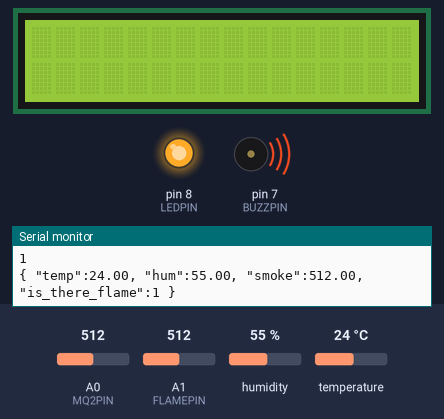
This sketch was run on a simulated Arduino Uno, built with avr-gcc and run on an emulated ATmega328P. Parts: 16×2 character LCD, output pins drawn as LEDs (lit = HIGH), buzzer (waves = sounding, pin HIGH), the last lines printed to the serial monitor. The test bench sets the inputs (shaded band); at power-on: A0 (MQ2PIN) = 512, A1 (FLAMEPIN) = 512, humidity 55 %, temperature 24 °C.

Above: at 2.0 s.
2.1 s: A0 (MQ2PIN) set to 413
5.9 s: A0 (MQ2PIN) set to 388
At 8.5 s:
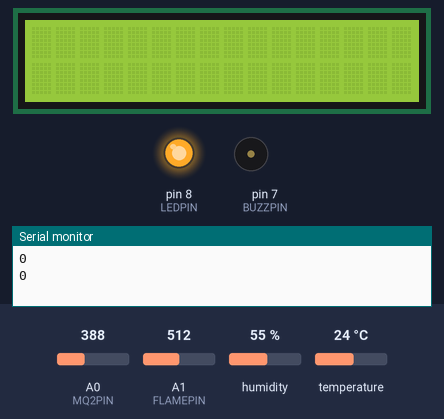
9.7 s: A0 (MQ2PIN) set to 410
At 13.3 s:
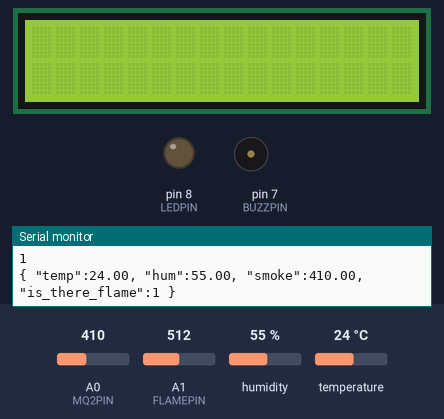
Timing chart, 0 to 20.0 s (numbered marks = the images above; inputs shaded):
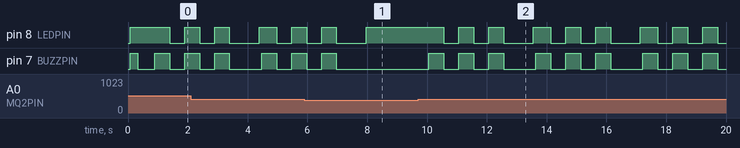

The sketch:

arduino.ino
```cpp
#include <DHT.h>
#include <Wire.h>
#include <LiquidCrystal_I2C.h>
#include <SoftwareSerial.h>

#define DHTPIN 2
#define DHTTYPE DHT22
#define MQ2PIN A0
#define FLAMEPIN A1
const int BUZZPIN = 7;
const int LEDPIN = 8;

// Set the LCD address to 0x27 or 0x3F for a 16x2 LCD
LiquidCrystal_I2C lcd(0x27, 16, 2); // Change 0x27 to 0x3F if your LCD doesn't work
SoftwareSerial espSerial(10, 11); // rx tx

DHT dht(DHTPIN, DHTTYPE);

String stringIP = "";

void buzzWiFi() {
  digitalWrite(BUZZPIN, HIGH);
  digitalWrite(LEDPIN, HIGH);

  delay(500);

  digitalWrite(LEDPIN, LOW);
  digitalWrite(BUZZPIN, LOW);
  delay(500);
}

void buzzFlame() {
  for (int i = 0; i < 3; i++) {
    digitalWrite(BUZZPIN, HIGH);
    digitalWrite(LEDPIN, HIGH);

    delay(500);

    digitalWrite(LEDPIN, LOW);
    digitalWrite(BUZZPIN, LOW);

    delay(500);
  }
}

void setup() {
  Serial.begin(9600); // Serial Monitor (USB)
  espSerial.begin(9600); // Serial Monitor (USB)

  pinMode(LEDPIN, OUTPUT);
  pinMode(BUZZPIN, OUTPUT);

  // Initial LED and Buzzer indication

  dht.begin();

  // Initialize the LCD (only once!)
  lcd.init();
  lcd.backlight(); // Turn on the backlight

  float temperature = dht.readTemperature();
  int smokeValue = analogRead(MQ2PIN);
  int flameValue = analogRead(FLAMEPIN);

  if (temperature && smokeValue && flameValue) { // Sesuaikan ambang batas ini setelah kalibrasi
    digitalWrite(LEDPIN, HIGH);
    digitalWrite(BUZZPIN, HIGH);
    delay(250);
    digitalWrite(BUZZPIN, LOW);
  }

  delay(500); // Beri waktu user membaca pesan awal
}

void loop() {
  digitalWrite(LEDPIN, HIGH);

  if (espSerial.available() && stringIP == "") {
    String incomingIP = espSerial.readStringUntil('#');
    incomingIP.trim(); // bersihkan newline/spasi

    if (incomingIP.startsWith("IP: ")) {
      stringIP = incomingIP;
      Serial.println(stringIP);
      buzzWiFi();
    }

    lcd.setCursor(0,0);
    lcd.print(stringIP.substring(4));
  }

  float humidity = dht.readHumidity();
  float temperature = dht.readTemperature();
  int smokeValue = analogRead(MQ2PIN);
  int flameValue = analogRead(FLAMEPIN);
  bool isThereFlame = false;

  // LOGIKA DETEKSI API YANG LEBIH BAIK
  // Asumsi: Api terdeteksi jika flameValue rendah ATAU smokeValue tinggi
  if (temperature > 45 || smokeValue > 400 || flameValue < 500) { // Sesuaikan ambang batas ini setelah kalibrasi
    isThereFlame = true;
  }

  // Check if DHT reading failed
  if (isnan(humidity) || isnan(temperature)) {
    Serial.println("Failed to read from DHT sensor!");
    delay(500);
  }

  // Format data for Serial Monitor
  String data = "{ \"temp\":" + String(isnan(temperature) ? 0.00 : temperature) +
                  ", \"hum\":" + String(isnan(humidity) ? 0.00 : humidity) +
                  ", \"smoke\":" + String(isnan(smokeValue) ? 0.00 : smokeValue) +
                  ", \"is_there_flame\":" + String(isThereFlame) +
                  " }";

  Serial.println(isThereFlame);

  if (isThereFlame) {
    espSerial.println(data);
    Serial.println(data);
    buzzFlame();
  }

  delay(500);
}
```

Measured:
- the behaviour switches between 401 and 400 on A0 (MQ2PIN) (found by bisection; images 0 and 1)
- after the input at 5.9 s, pin 8 (LEDPIN): goes on until 8.0 s, then stays HIGH; pin 7 (BUZZPIN): goes on until 7.0 s, then stays LOW
- after the input at 9.7 s, pin 8 (LEDPIN): HIGH → LOW after 0.86 s, then repeats every 3.6 s: HIGH 0.50 s, LOW 0.50 s, HIGH 0.50 s, LOW 1.0 s, HIGH 0.58 s, LOW 0.50 s; pin 7 (BUZZPIN): LOW → HIGH after 0.36 s, then repeats every 3.6 s: 2 × (LOW 0.50 s, HIGH 0.50 s), LOW 1.1 s, HIGH 0.50 s
